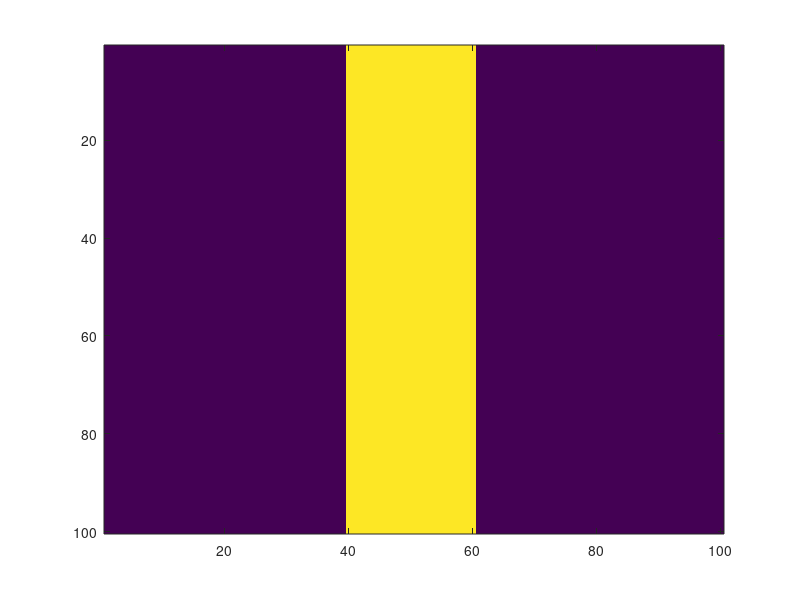
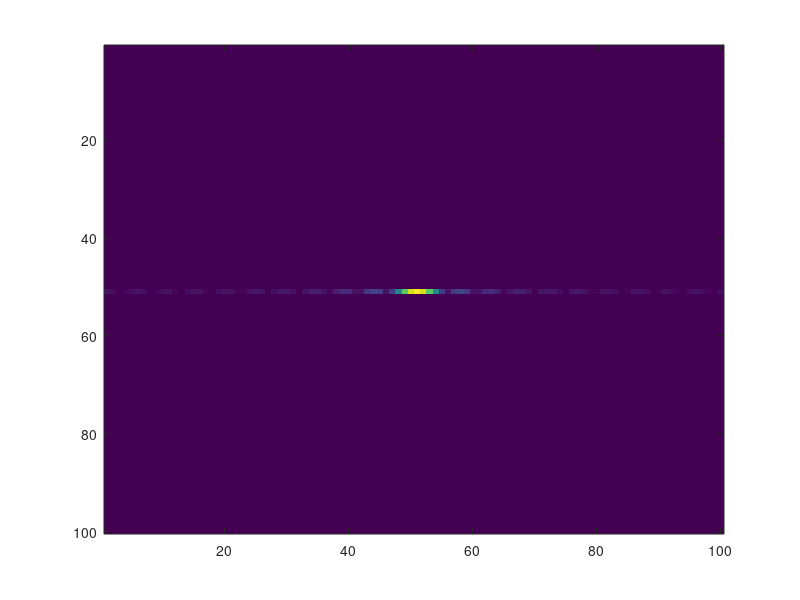

Write MATLAB code to recreate these figures, in order.
n = 100;
p = zeros(n);
w = 10;
p(:,n/2 - w:n/2 + w) = 1;

figure;
imagesc(p);

image_fft = fft2(p);

figure;
imagesc(abs(fftshift(image_fft)));


